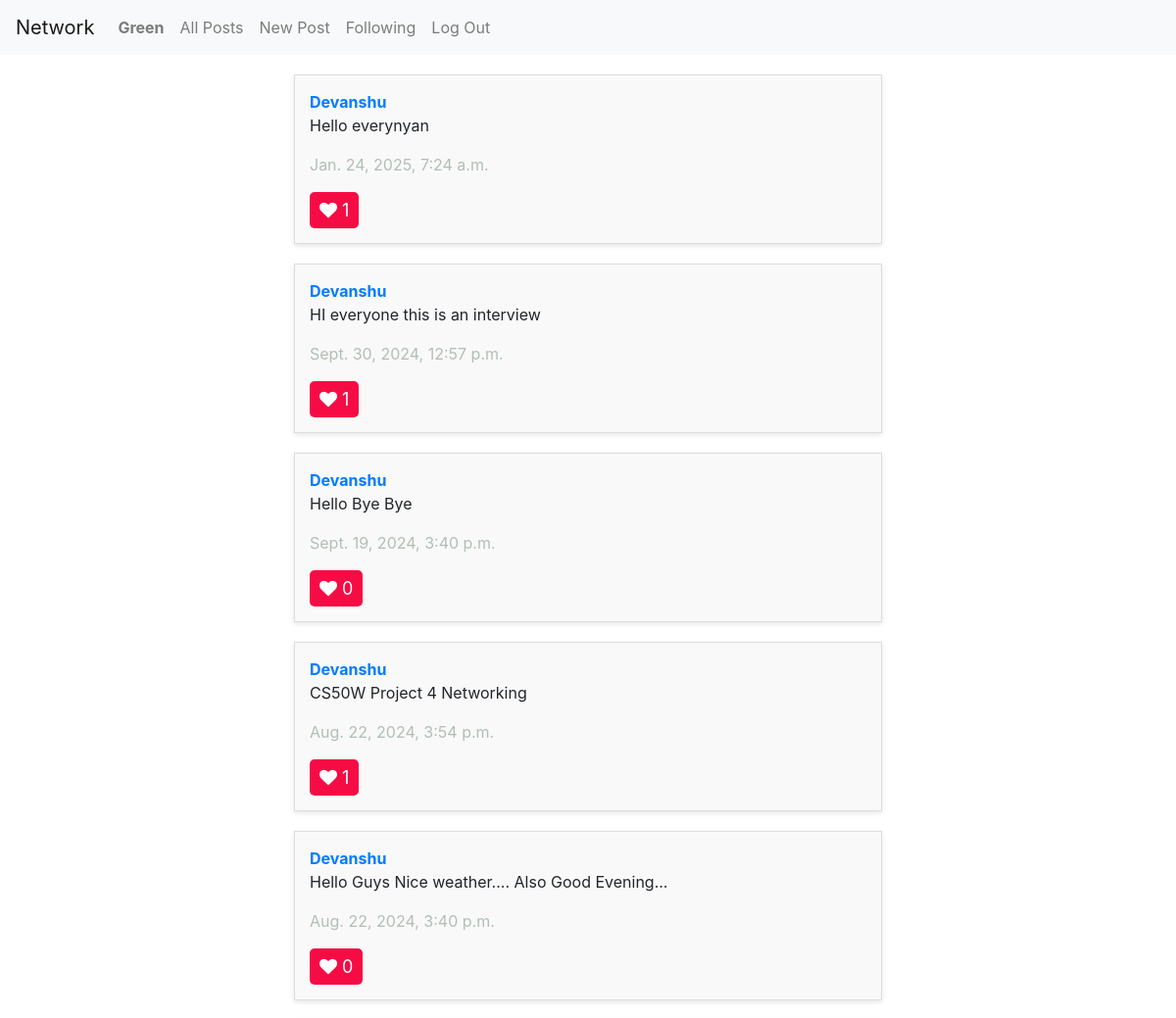
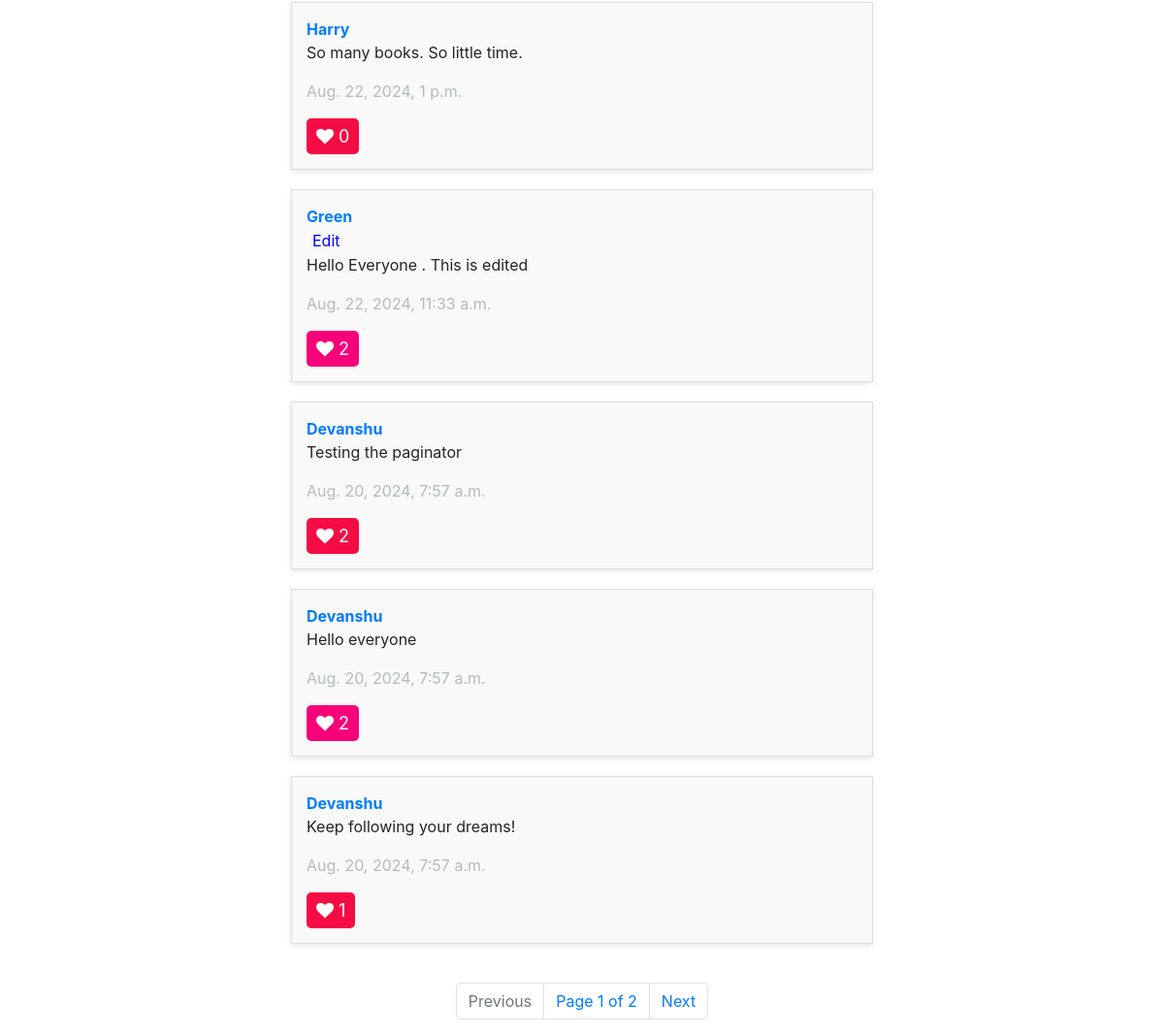
The app's page / (signed in) with its own data (2 pictures, top to bottom).
### network/models.py (models this page shows, shortened)
class User(AbstractUser):
    followers = models.IntegerField(blank=True, null=True, default=0)
    following = models.IntegerField(blank=True, null=True, default=0)

class Post(models.Model):
    user = models.ForeignKey(User, on_delete=models.CASCADE, related_name="userpost")
    text = models.TextField()
    likes = models.IntegerField(blank=True, null=True, default =0)
    timestamp = models.DateTimeField(auto_now_add=True)

### network/views.py (the view)
# urls.py: path("", views.index, name="index"),
def index(request):
    posts = Post.objects.all().order_by('-id')
    p = Paginator(posts, 10)
    page_number = request.GET.get('page')
    page_obj = p.get_page(page_number)
    try:
        page_obj = p.get_page(page_number)
    except PageNotAnInteger:
        page_obj = p.page(1)
    except EmptyPage:
        page_obj = p.page(p.num_pages)
    if isinstance(request.user, AnonymousUser):
        liked_post_ids = set()
    else:
        liked_posts = Like.objects.filter(user=request.user, like=True).values_list('post_id', flat=True)
        liked_post_ids = set(liked_posts)
    return render(request, "network/index.html", {
        "posts":page_obj,
        "page_obj":page_obj,
        "liked_post_ids":liked_post_ids
    })

### network/templates/network/index.html (shortened to what this page needs)
{% extends "network/layout.html" %}
{% load static %}
{% block body %}
    <div id="posts">
        {% for post in page_obj %}
            <div id="post">
                <a href="{% url 'profile_page' user_id=post.user.id %}" id="user"><strong>{{ post.user }}</strong></a>
                <br>
                <div class="editButton-{{ post.id }}" id="edit-text">
                    {% if post.user == request.user %}
                    <button id="edit" data-post-id="{{ post.id }}" class="edit-button">
                        Edit
                    </button>
                    {% endif %}
                    <p id = "postBody-{{ post.id }}">{{ post.text }}</p>
                </div>
                <p id="timestamp">{{ post.timestamp }}</p>
                <button id="like" data-post-id="{{ post.id }}" class="like-button {% if post.id in liked_post_ids %}liked{% endif %}">
                        <i class="fa fa-heart" style="font-size:18px" ></i>
                     <span class="count" id="like-count-{{ post.id }}">{{ post.likes }}</span>
                     </button>
            </div>
        {% endfor %}
    </div>
    <nav class="Page-navigation">
        <ul class="pagination">
            {% if page_obj.has_previous %}
                <li class="page-item">
                    <a class="page-link" href="?page={{ page_obj.previous_page_number }}" tabindex="-1">Previous</a>
                </li>
            {% else %}
                <li class="page-item disabled">
                    <a class="page-link" tabindex="-1" aria-disabled="true">Previous</a>
                </li>
            {% endif %}
            <li class="page-link">Page {{ page_obj.number }} of {{ page_obj.paginator.num_pages }}</li>
            {% if page_obj.has_next %}
                <li class="page-item">
                    <a class="page-link" href="?page={{ page_obj.next_page_number }}">Next</a>
                </li>
            {% else %}
                <li class="page-item disabled">
                    <a class="page-link" aria-disabled="true">Next</a>
                </li>
            {% endif %}
        </ul>
    </nav>
{% endblock %}

### network/templates/network/layout.html (shortened to what this page needs)
{% load static %}
<!DOCTYPE html>
<html lang="en">
    <head>
        <link rel="stylesheet" href="https://stackpath.bootstrapcdn.com/bootstrap/4.4.1/css/bootstrap.min.css">
        <link href="{% static 'network/styles.css' %}" rel="stylesheet">
        <link rel="stylesheet" href="https://cdnjs.cloudflare.com/ajax/libs/font-awesome/4.7.0/css/font-awesome.min.css">
    </head>
    <body>
        <nav class="navbar navbar-expand-lg navbar-light bg-light">
            <a class="navbar-brand" href="{% url 'index' %}">Network</a>
            <div>
              <ul class="navbar-nav mr-auto">
                {% if user.is_authenticated %}
                    <li class="nav-item">
                        <a class="nav-link" href="{% url 'profile_page' user_id=user.id %}"><strong>{{ user.username }}</strong></a>
                    </li>
                {% endif %}
                <li class="nav-item">
                  <a class="nav-link" href="{% url 'index' %}" id="allposts">All Posts</a>
                </li>
                {% if user.is_authenticated %}
                    <li class="nav-item">
                        <a class="nav-link" href="{% url 'new_post' %}" id="newpost">New Post</a>
                    </li>
                    <li class="nav-item">
                        <a class="nav-link" href="{% url 'following' %}">Following</a>
                    </li>
                    <li class="nav-item">
                        <a class="nav-link" href="{% url 'logout' %}">Log Out</a>
                    </li>
                {% endif %}
              </ul>
            </div>
          </nav>
        <div class="body">
            {% block body %}
            {% endblock %}
        </div>
    </body>
</html>

### network/static/network/styles.css (style rules this page uses)
body { background-image: url("https://images.pexels.com/photos/19670/pexels-photo.jpg?auto=compress&cs=tinysrgb&w=1260&h=750&dpr=2"); background-repeat: no-repeat; background-size: cover; background-position: center; }
#posts { display: flex; flex-direction: column; align-items: center; margin: 20px auto; width: 50%; }
#post { background-color: #f9f9f9; border: 1px solid #ddd; padding: 15px; margin-bottom: 20px; width: 100%; box-shadow: 0px 2px 5px rgba(0, 0, 0, 0.1); transition: transform 0.2s ease; }
#user { color: #007bff; text-decoration: none; }
#timestamp { color:#B2BEB5; }
.Page-navigation { display: flex; flex-direction: column; align-items: center; }
.like-button { border: none; padding-left:10px; padding-right:10px; padding-top:5px; padding-bottom:5px; background-color:#F60C44; color:white; font-size:18px; border-radius:5px; }
.like-button.liked { background-color: #F7017A; }
#edit-text { display: block; }
.edit-button { background-color: transparent; color:blue; border:none; margin:0; }

### records on screen
User: username "Green"
Post: user "Devanshu", text "Hello everynyan", timestamp "Jan. 24, 2025, 7:24 a.m.", likes "1"
Post: user "Devanshu", text "HI everyone this is an interview", timestamp "Sept. 30, 2024, 12:57 p.m.", likes "1"
Post: user "Devanshu", text "Hello Bye Bye", timestamp "Sept. 19, 2024, 3:40 p.m.", likes "0"
Post: user "Devanshu", text "CS50W Project 4 Networking", timestamp "Aug. 22, 2024, 3:54 p.m.", likes "1"
Post: user "Devanshu", text "Hello Guys Nice weather.... Also Good Evening...", timestamp "Aug. 22, 2024, 3:40 p.m.", likes "0"
Post: user "Harry", text "So many books. So little time.", timestamp "Aug. 22, 2024, 1 p.m.", likes "0"
Post: user "Green", text "Hello Everyone . This is edited", timestamp "Aug. 22, 2024, 11:33 a.m.", likes "2"
Post: user "Devanshu", text "Testing the paginator", timestamp "Aug. 20, 2024, 7:57 a.m.", likes "2"
Post: user "Devanshu", text "Hello everyone", timestamp "Aug. 20, 2024, 7:57 a.m.", likes "2"
Post: user "Devanshu", text "Keep following your dreams!", timestamp "Aug. 20, 2024, 7:57 a.m.", likes "1"

### other values on screen
{{ page_obj.number }} "1"
{{ page_obj.paginator.num_pages }} "2"
